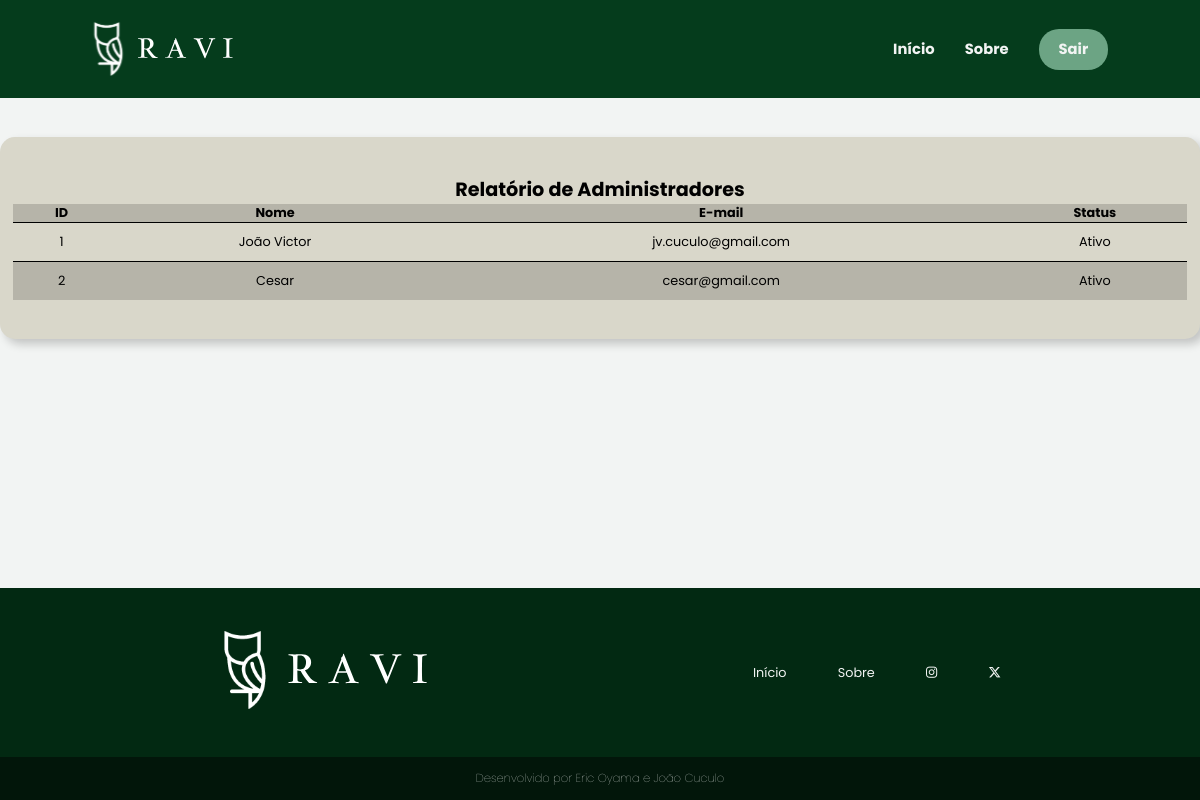
The app's page /sistema-usuario/usuario/relatorio-adm.php (signed in), older data.
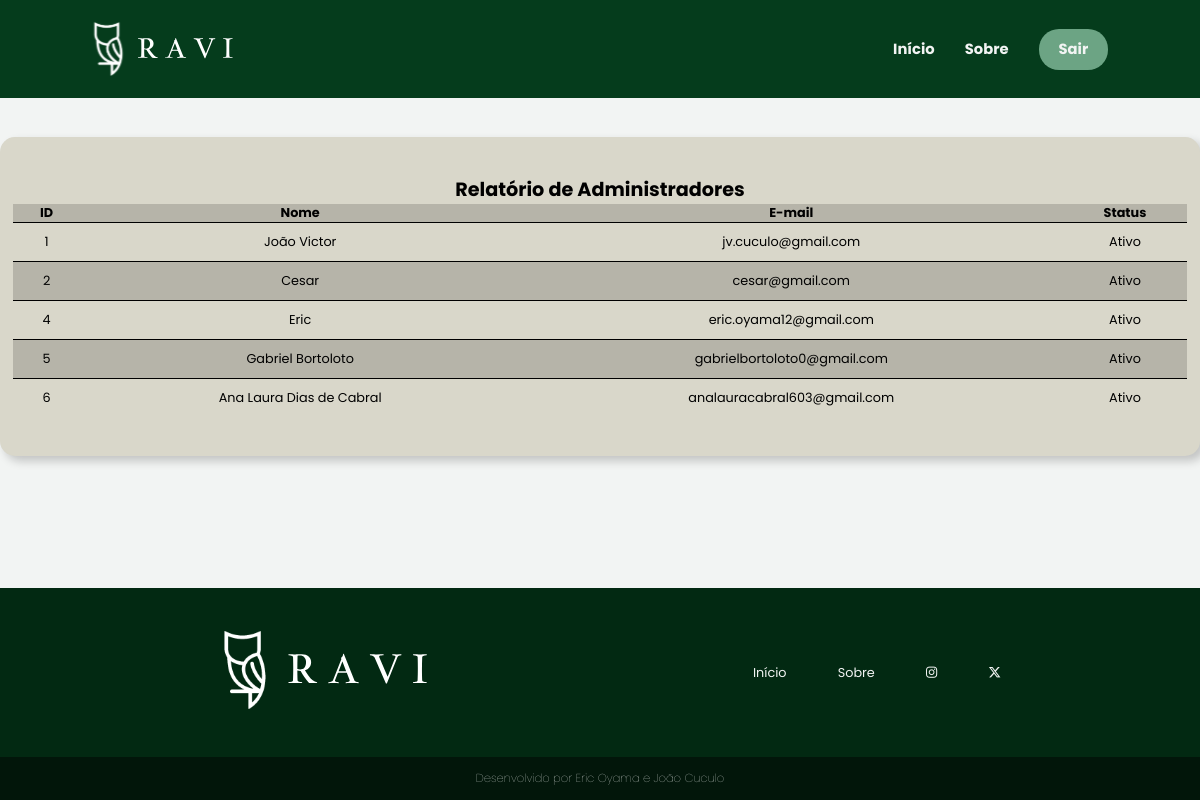
The same page, newer data.
### tables this page shows
CREATE TABLE `usuario` (
  `id` int(11) NOT NULL,
  `nome` varchar(100) NOT NULL,
  `email` varchar(100) NOT NULL,
  `senha` varchar(255) NOT NULL,
  `status` varchar(11) NOT NULL
);

### sistema-usuario/usuario/relatorio-adm.php (the view, shortened to what this page needs)
<?php
    require_once('../../conexao.php');
    $sql = "SELECT * FROM usuario";
    $resultado = mysqli_query($conexao, $sql);
?>
<!DOCTYPE html>
<html lang="pt-br">
<head>
    <link rel="stylesheet" href="../../assets/css/header-footer.css">
    <link rel="stylesheet" href="../../assets/css/principal.css">
    <link rel="stylesheet" href="../../assets/css/relatorios.css">
</head>
<body>
    <?php require_once("../template-usuario/menu2.php") ?>
    <main class="container">
        <section class="relatorio-box">
            <h2>Relatório de Administradores</h2>
            <div class="table-roll-y table-roll-x">
                <table>
                    <thead>
                        <tr id="cabecalho-relatorio">
                            <th>ID</th>
                            <th>Nome</th>
                            <th>E-mail</th>
                            <th>Status</th>
                        </tr>
                    </thead>
                    <tbody>
                        <?php while ($linha = mysqli_fetch_array($resultado)) {
                            if ($linha['status'] == 1) {
                                $status = "Ativo";
                            } else {
                                $status = "Inativo";
                            }
                            ?>
                    <tr>
                        <td class="td-espaco"><?= $linha['id'] ?></td>
                        <td class="td-espaco"><?= $linha['nome'] ?></td>
                        <td class="td-espaco"><?= $linha['email'] ?></td>
                        <td class="td-espaco"><?= $status ?></td>
                    </tr>
                    <?php } ?>
                    </tbody>
                </table>
            </div>
        </section>
    </main>
    <?php require_once("../template-usuario/rodape1.php") ?>
</body>
</html>

Row changes from the older to the newer data that the page shows:
added usuario: id "4", nome "Eric", email "eric.oyama12@gmail.com", status "Ativo"
added usuario: id "5", nome "Gabriel Bortoloto", email "gabrielbortoloto0@gmail.com", status "Ativo"
added usuario: id "6", nome "Ana Laura Dias de Cabral", email "analauracabral603@gmail.com", status "Ativo"
